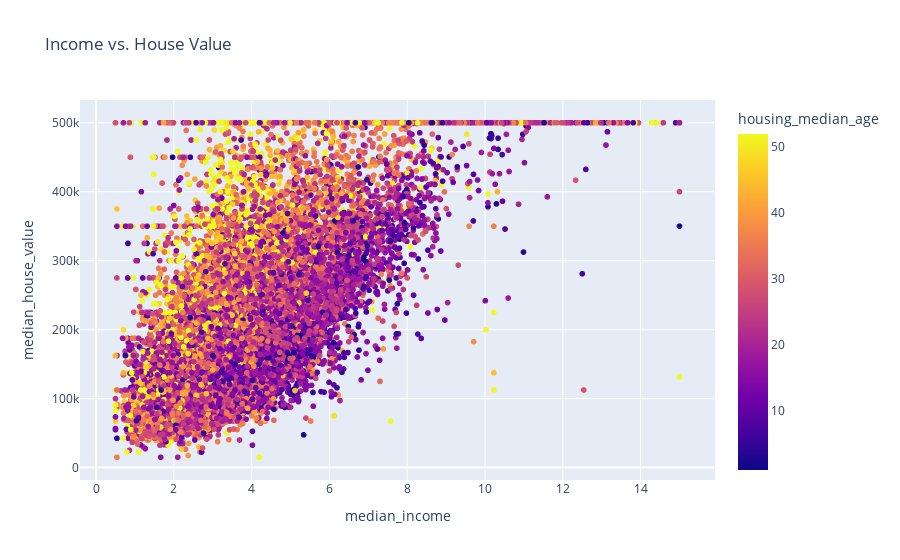

The notebook cell this image was saved under:
### Code cell
import plotly.io as pio
import plotly.express as px

fig = dict({
    "data": [{"type": "bar",
              "x": hist_data[1],
              "y": hist_data[0]}],
    "layout": {"title": {"text": "House Value vs. Average Total Rooms"}}
})

fig = px.scatter(csv_data, x='median_income', y='median_house_value',
                 color='housing_median_age', title='Income vs. House Value')
fig.show()

# To display the figure defined by this dict, use the low-level plotly.io.show function

# pio.show(fig)

### Figure 1 — Plotly figure (JSON) as saved in the notebook; plotly's stock layout.template omitted (floating-point values rounded to 4 significant figures; data arrays with more than 128 entries replaced by an {"elided": "..."} marker saying what was removed)
{"data": [{"hovertemplate": "median_income=%{x}<br>median_house_value=%{y}<br>housing_median_age=%{marker.color}<extra></extra>", "legendgroup": "", "marker": {"color": {"elided": "20640 int values"}, "coloraxis": "coloraxis", "symbol": "circle"}, "mode": "markers", "name": "", "showlegend": false, "type": "scattergl", "x": {"elided": "20640 float values"}, "xaxis": "x", "y": {"elided": "20640 int values"}, "yaxis": "y"}], "layout": {"coloraxis": {"colorbar": {"title": {"text": "housing_median_age"}}, "colorscale": [[0, "#0d0887"], [0.1111, "#46039f"], [0.2222, "#7201a8"], [0.3333, "#9c179e"], [0.4444, "#bd3786"], [0.5556, "#d8576b"], [0.6667, "#ed7953"], [0.7778, "#fb9f3a"], [0.8889, "#fdca26"], [1, "#f0f921"]]}, "legend": {"tracegroupgap": 0}, "title": {"text": "Income vs. House Value"}, "xaxis": {"anchor": "y", "domain": [0, 1], "title": {"text": "median_income"}}, "yaxis": {"anchor": "x", "domain": [0, 1], "title": {"text": "median_house_value"}}}}
